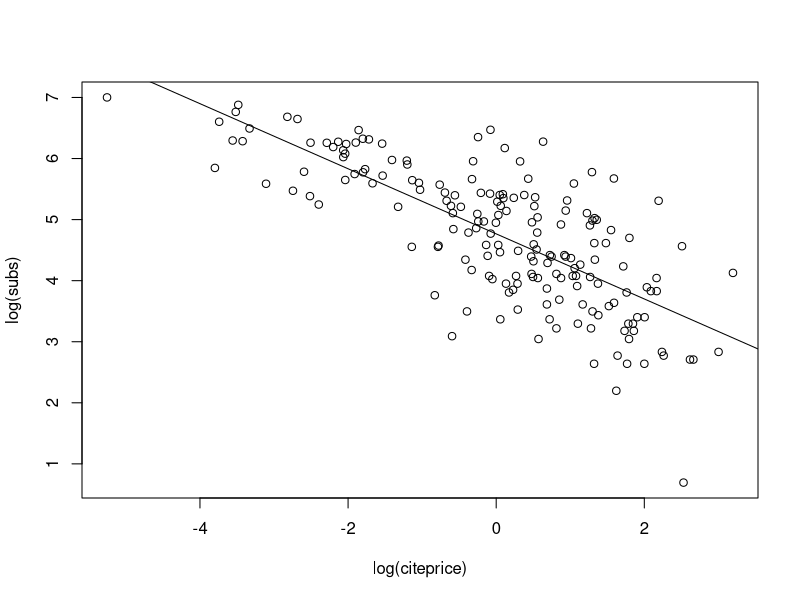
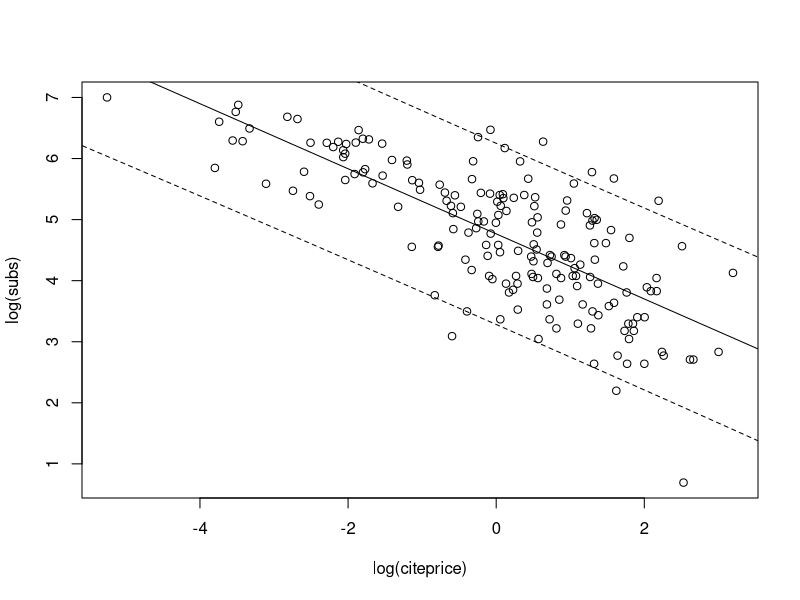

These figures' R source, in order:
# PRIMER EJERCICIO DE REGRESIÓN SIMPLE

# Los datos vienen del libro de Stock and Watson (2007) 
# Los datos dan informaciÓn acerca de las subscripciones a journal de economía/finanzas
# por bibliotecas de los EUA en el año 2000

#install.packages("AER")
library(AER)
#lectura de datos
data("Journals")

# vamos a elegir solo dos variables para hacer el ejercicio
journals <- Journals[, c("subs", "price")]

# Definamos la siguiente variable
# ¿Qué interpretación tendrá?
journals$citeprice <- Journals$price/Journals$citations
# estadísticos de resumen
summary(journals)

# Nos interesa estimar el siguiente modelo:
# ¿cuál será su interpretación?
# log(subs) = b1 + b2 log(ratio) + u

# podemos calcular logaritmos porque tenemos que el rango de las variables
# es muy grande y tienen una cantidad considerable de sesgo

plot(log(subs) ~ log(citeprice), data = journals)

# en este ejercicio el objetivo es estimar el efecto que tiene el precio
# entre citas en el número de suscripciones de las bibliotecas

# el comando lm es "linear model", estima nuestro modelo de regresión
# abline solo agrega la línea de regresión
# log(subs) = b1 + b2 log(ratio) + e #

jour_lm <- lm(log(subs) ~ log(citeprice), data = journals)
abline(jour_lm)

# ANálisis de regresión simple

# print()     imprime los resultados de forma muy simple

print(jour_lm)

# summary()   resultados estándar de regresión

summary(jour_lm)

# coef() (or coefficients()) extrae los coeficientes de regresión

coef(jour_lm)
coefficients(jour_lm)

# Si queremos anazlizar con detalles los coeficientes

jour_slm <- summary(jour_lm)
jour_slm$coefficients
pval<-jour_slm$coefficients
pval[,4]

# residuals() (or resid()) extraer residuales
# fitted() (or fitted.values()) extraer valores ajustados
# anova()     análisis anova
# predict()   predicciones
# plot()      gráficas de diagnóstico
# confint()   intervalos de confianzaa de los coeficientes de regresión
# deviance()  Suma de cuadrados de los residuales
# vcov() (estimated) matriz de covariznzas de los parámetros
# logLik()    log-likelihood (asumiendo que los errores son normales)
# AIC()       Criterio de información de Akaike (asumiendo que los errores son normales)

#Analysis of variance ANOVA
anova(jour_lm)

#  Estimaciones puntuales y por intervalos
coef(jour_lm)
confint(jour_lm, level = 0.95)

# Predicciones

# Hay dos tipos de predicciones. 
# Los errores estandars de las predicciones fuera de muestra
# consideran tanto la incertidumbre en la regresión como la variación
# de los puntos individuales sobre la línea.
# Entonces, los intervalos de predicción fuera de muestra son más grandes
# que las predicciones dentro de muestra.


lciteprice <- seq(from = -6, to = 4, by = 0.25)
jour_pred <- predict(jour_lm, interval = "prediction",
                     newdata = data.frame(citeprice = exp(lciteprice)))
plot(log(subs) ~ log(citeprice), data = journals)
lines(jour_pred[, 1] ~ lciteprice, col = 1)
lines(jour_pred[, 2] ~ lciteprice, col = 1, lty = 2)
lines(jour_pred[, 3] ~ lciteprice, col = 1, lty = 2)


# Pruebas de hipótesis
# H0: B2 = -0.5

linearHypothesis(jour_lm, "log(citeprice) = -0.5")
